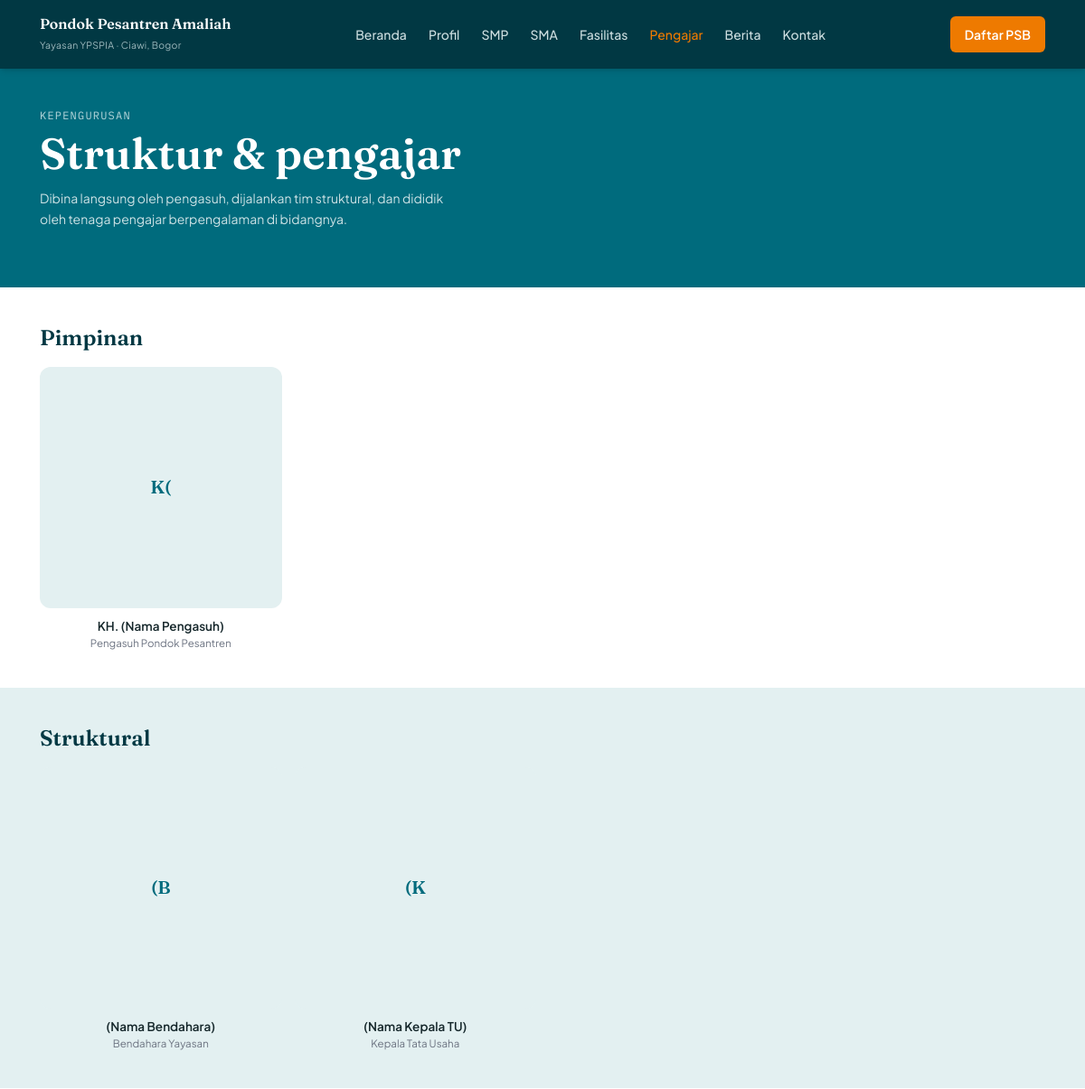
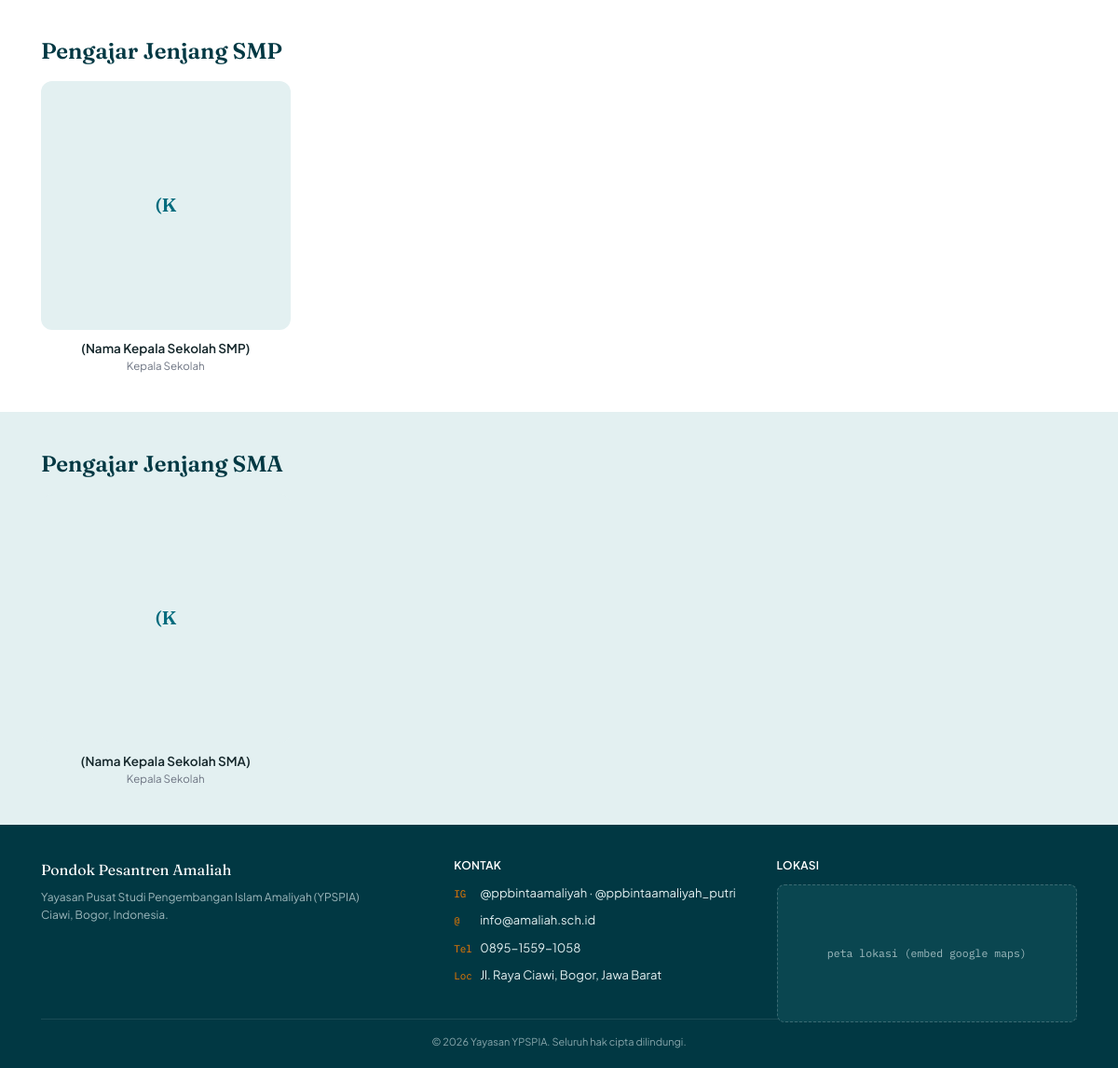
/pages/struktur-pengajar.php, run on the app's committed database (2 pictures, top to bottom).
### tables this page shows
CREATE TABLE pengajar (
    id INT AUTO_INCREMENT PRIMARY KEY,
    nama VARCHAR(150) NOT NULL,
    jabatan VARCHAR(150),
    jenjang ENUM('pimpinan','struktural','smp','sma') DEFAULT 'smp',
    bidang VARCHAR(100),
    foto VARCHAR(255) DEFAULT NULL,
    urutan INT DEFAULT 0
);

### includes/functions.php (called while the page is built, shortened)
<?php
function e($string) {
    return htmlspecialchars($string ?? '', ENT_QUOTES, 'UTF-8');
}

### pages/struktur-pengajar.php (the view, shortened to what this page needs)
<?php
require_once __DIR__ . '/../includes/config.php';
require_once __DIR__ . '/../includes/functions.php';
$pimpinan = $pdo->query("SELECT * FROM pengajar WHERE jenjang='pimpinan' ORDER BY urutan")->fetchAll(PDO::FETCH_ASSOC);
$struktural = $pdo->query("SELECT * FROM pengajar WHERE jenjang='struktural' ORDER BY urutan")->fetchAll(PDO::FETCH_ASSOC);
$smp = $pdo->query("SELECT * FROM pengajar WHERE jenjang='smp' ORDER BY urutan")->fetchAll(PDO::FETCH_ASSOC);
$sma = $pdo->query("SELECT * FROM pengajar WHERE jenjang='sma' ORDER BY urutan")->fetchAll(PDO::FETCH_ASSOC);
function inisial($nama) {
    $kata = explode(' ', trim($nama));
    return strtoupper(substr($kata[0], 0, 1) . (isset($kata[1]) ? substr($kata[1], 0, 1) : ''));
}
include __DIR__ . '/../includes/header.php';
?>
<section class="hero" data-aos="fade-in" style="padding-bottom:40px;">
  <div class="hero-inner">
    <div class="hero-eyebrow">Kepengurusan</div>
    <h1>Struktur &amp; pengajar</h1>
    <p>Dibina langsung oleh pengasuh, dijalankan tim struktural, dan dididik oleh tenaga pengajar berpengalaman di bidangnya.</p>
  </div>
</section>
<?php
$sections = [
    ['label' => 'Pimpinan', 'data' => $pimpinan, 'tint' => false],
    ['label' => 'Struktural', 'data' => $struktural, 'tint' => true],
    ['label' => 'Pengajar Jenjang SMP', 'data' => $smp, 'tint' => false],
    ['label' => 'Pengajar Jenjang SMA', 'data' => $sma, 'tint' => true],
];
foreach ($sections as $s): if (empty($s['data'])) continue; ?>
<section class="section <?= $s['tint'] ? 'section-tint' : '' ?>">
  <div class="container">
    <h2><?= e($s['label']) ?></h2>
    <div class="pengajar-grid" style="margin-top:16px;">
      <?php foreach ($s['data'] as $p): ?>
        <div class="pengajar-card" data-aos="fade-up">
          <?php if (!empty($p['foto'])): ?>
            <img src="<?= BASE_URL ?>/assets/img/pengajar/<?= e($p['foto']) ?>" class="pengajar-avatar" style="object-fit:cover;" alt="<?= e($p['nama']) ?>">
          <?php else: ?>
            <div class="pengajar-avatar"><?= e(inisial($p['nama'])) ?></div>
          <?php endif; ?>
          <div class="pengajar-nama"><?= e($p['nama']) ?></div>
          <div class="pengajar-jabatan"><?= e($p['jabatan']) ?></div>
        </div>
      <?php endforeach; ?>
    </div>
  </div>
</section>
<?php endforeach; ?>
<?php include __DIR__ . '/../includes/footer.php'; ?>

### data on the page
pengajar: nama "K(", nama "KH. (Nama Pengasuh)", jabatan "Pengasuh Pondok Pesantren"
pengajar: nama "(B", nama "(Nama Bendahara)", jabatan "Bendahara Yayasan"
pengajar: nama "(K", nama "(Nama Kepala TU)", jabatan "Kepala Tata Usaha"
pengajar: nama "(K", nama "(Nama Kepala Sekolah SMP)", jabatan "Kepala Sekolah"
pengajar: nama "(K", nama "(Nama Kepala Sekolah SMA)", jabatan "Kepala Sekolah"

### other printed values
$s['label'] "Pimpinan"
$s['label'] "Struktural"
$s['label'] "Pengajar Jenjang SMP"
$s['label'] "Pengajar Jenjang SMA"
$site['yayasan'] "Yayasan Pusat Studi Pengembangan Islam Amaliyah (YPSPIA)"
$site['ig_putra'] "@ppbintaamaliyah"
$site['ig_putri'] "@ppbintaamaliyah_putri"
$site['email'] "info@amaliah.sch.id"
$site['telepon'] "0895-1559-1058"
$site['alamat'] "Jl. Raya Ciawi, Bogor, Jawa Barat"
